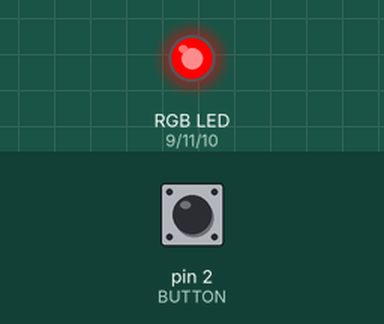
This sketch was run on a simulated Arduino Uno, built with avr-gcc and run on an emulated ATmega328P. Parts: an RGB LED mixed from three pins (HIGH = lit). The inputs (shaded band) are chosen by the test bench; at power-on: pin 2 (BUTTON) HIGH. Dim RGB values are drawn brighter than linear.

Above: at 1.2 s.
1.3 s: pin 2 (BUTTON) pulled LOW for 0.15 s
At 2.5 s:
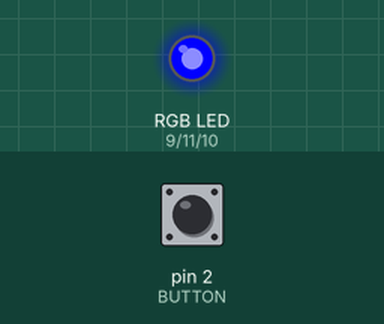
2.9 s: pin 2 (BUTTON) pulled LOW for 1 s
At 3.9 s:
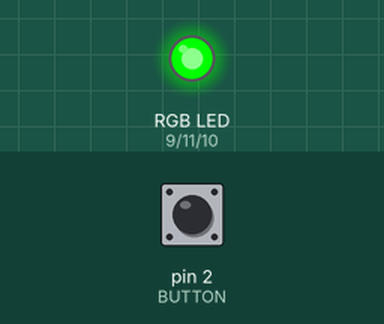
5.4 s: pin 2 (BUTTON) pulled LOW for 0.15 s
At 5.55 s:
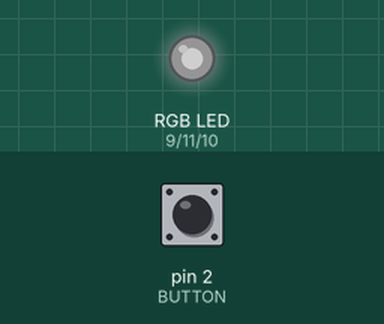
8.4 s: pin 2 (BUTTON) pulled LOW for 3.2 s
13.1 s: pin 2 (BUTTON) pulled LOW for 0.15 s
At 14.0 s:
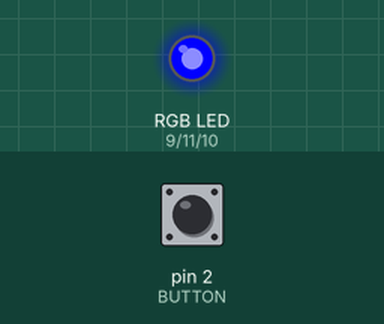
14.7 s: pin 2 (BUTTON) pulled LOW for 1 s
At 15.2 s:
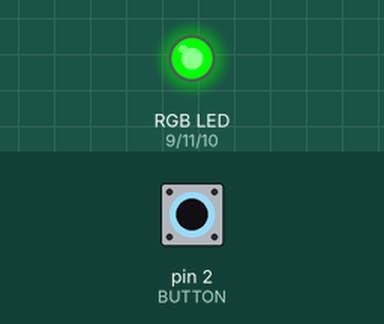
Timing chart, 0 to 17.7 s (numbered marks = the images above; inputs shaded):
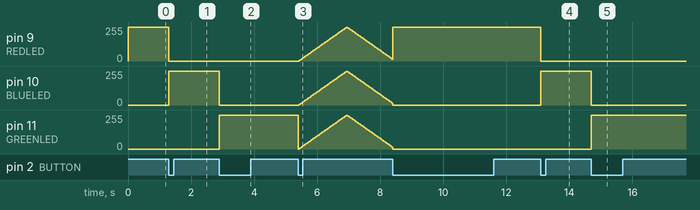

The sketch:

button_led_rgb.ino
```cpp
#define BUTTON 2
#define REDLED 9
#define BLUELED 10
#define GREENLED 11

volatile int mode = 0;
int brightness = 0;
int fadeAmount = 5;

void setup() {
  pinMode(BUTTON, INPUT);
  pinMode(REDLED, OUTPUT);
  pinMode(BLUELED, OUTPUT);
  pinMode(GREENLED, OUTPUT);

  attachInterrupt(digitalPinToInterrupt(BUTTON), changeMode, FALLING); // external interrupt

}

void loop() {
  setMode(mode);

}

void setMode(int mode) {
  switch(mode)
  {
    case 0:
    digitalWrite(REDLED, HIGH);
    digitalWrite(BLUELED, LOW);
    digitalWrite(GREENLED, LOW);
    break;
    case 1:
    digitalWrite(REDLED, LOW);
    digitalWrite(BLUELED, HIGH);
    digitalWrite(GREENLED, LOW);
    break;
    case 2:
    digitalWrite(REDLED, LOW);
    digitalWrite(BLUELED, LOW);
    digitalWrite(GREENLED, HIGH);
    break;
    case 3:
//    digitalWrite(REDLED, LOW);
//    digitalWrite(BLUELED, LOW);
//    digitalWrite(GREENLED, LOW);
    analogWrite(REDLED, brightness);
    analogWrite(BLUELED, brightness);
    analogWrite(GREENLED, brightness);
    brightness += fadeAmount;
    if(brightness <= 0 || brightness >= 255)
    {
      fadeAmount = -fadeAmount;
    }
    delay(30);
    break;
    default:
    ;
  }
}

void changeMode() {
  mode++;
  if(mode >= 4)
  {
    mode = 0;
  }
}
```

Measured:
- after the input at 1.3 s, pin 9 (REDLED): 255/255 → 0/255 at once; pin 10 (BLUELED): 0/255 → 255/255 at once
- after the input at 2.9 s, pin 10 (BLUELED): 255/255 → 0/255 at once; pin 11 (GREENLED): 0/255 → 255/255 at once
- after the input at 5.4 s, pin 9 (REDLED), pin 10 (BLUELED): rises from 0/255 to 255/255 in 1.5 s, then falls to 15/255 in 1.4 s
- after the input at 13.1 s, pin 9 (REDLED): 255/255 → 0/255 at once; pin 10 (BLUELED): 0/255 → 255/255 at once
- after the input at 14.7 s, pin 10 (BLUELED): 255/255 → 0/255 at once; pin 11 (GREENLED): 0/255 → 255/255 at once
